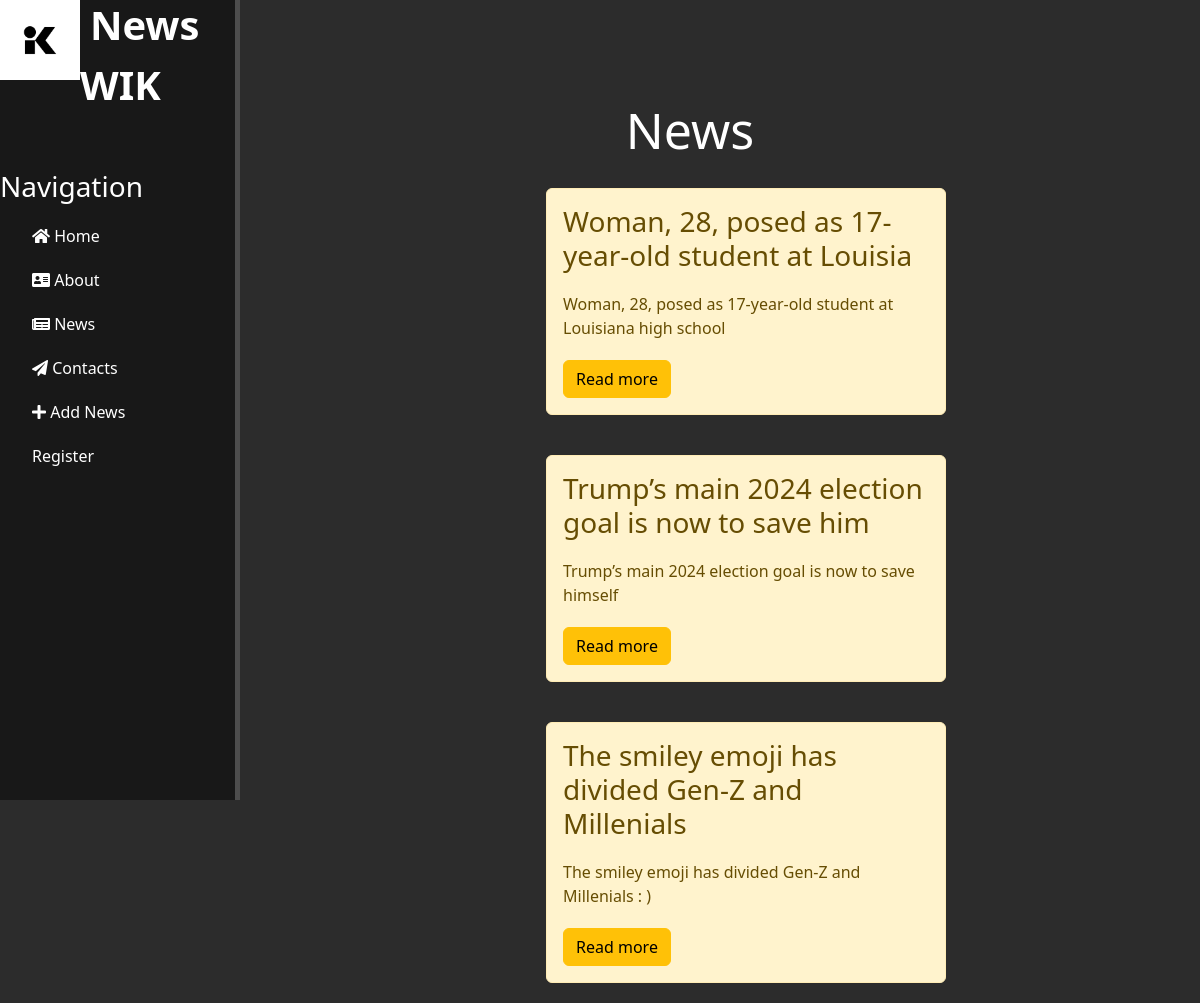
Page /news/ on the committed database.
### news/models.py (models this page shows, shortened)
class Article(models.Model):
    title = models.CharField('Title',max_length=50, default='My Title')
    intro = models.CharField('Introduction', max_length=250)
    full_text = models.TextField('Article')
    date = models.DateTimeField('Publication date')

### news/views.py (the view)
def news_home(request):
    news = Article.objects.order_by('-date')
    return render(request, 'news/news_home.html', {'news' : news})

### news/templates/news/news_home.html (shortened to what this page needs)
{% extends 'main/layout.html' %}
{% block content %}
    <div class="features">
        <h1>News </h1>
        {% if news %}
        {% for el in news %}
        <div class="alert alert-warning">
            <h3>{{ el.title }}</h3>
            <p> {{ el.intro }}</p>
            <a href="{% url 'news-detail' el.id %}" class="btn btn-warning">Read more</a>
        </div>
        {% endfor %}
        {% else %}
            <p>No articles yet</p>
        {% endif %}
    </div>
{% endblock %}

### main/templates/main/layout.html (shortened to what this page needs)
{% load static %}
<!DOCTYPE html>
<html lang="en">
<head>
    <link rel="stylesheet" href="https://cdn.jsdelivr.net/npm/bootstrap@5.2.3/dist/css/bootstrap.min.css">
    <link rel="stylesheet" href="{% static 'main/css/main.css' %}">
    <link rel="stylesheet" href="https://use.fontawesome.com/releases/v5.8.2/css/all.css">
</head>
<body>
  <aside>
    <img src="{% static 'main/img/logo.jpg' %}" alt="logo">
    <span class="logo">News WIK</span>
    <h3>Navigation</h3>
    <ul>
        <li>
            <a href="{% url 'home' %}">
                <i class="fas fa-home"></i> Home
            </a>
        </li>
        <li>
          <a href="{% url 'about' %}">
            <i class="fas fa-address-card"></i> About
          </a>
      </li>
        <li>
            <a href="{% url 'news_home' %}">
                <i class="fas fa-newspaper"></i> News
            </a>
        </li>
        <li>
            <a href="#">
                <i class="fas fa-paper-plane"></i> Contacts
            </a>
        </li>
        <li>
          <a href="{% url 'create' %}">
              <i class="fas fa-plus"></i> Add News
          </a>
      </li>
      <li>
        <a href="{% url 'register' %}">
             Register
        </a>
    </li>
    </ul>
</aside>
  <main>
    {% block content %}
    {% endblock %}
  </main>
</body>
</html>

### static/main/css/main.css (style rules this page uses)
body { background: #2c2c2c; }
aside { float: left; background: #181818; width: 20%; padding: 2,5%; height: 100vh; color: #fff; border-right: 5px solid #4d4d4d; }
aside img { width: 80px; height: 80px; float: left; }
aside .logo { font-size: 40px; margin-left: 10px; font-weight: bold; position: relative; top: -5px; }
aside h3 { margin-top: 50px; font-size: 28px; }
aside ul { list-style: none; }
aside ul li { display: block; margin-top: 20px; transition: transform .6s ease; }
aside ul li a { color: #fff; text-decoration: none; }
main .features { float: left; color: #fff; margin-top: 100px; text-align: center; width: 75%; }
main .features h1 { font-size: 50px; }
main .features p { max-width: 400px; margin: 20px auto; }
.alert-warning { float: left; clear: both; width: 400px; margin: 20px 34%; text-align: left; }

### rows in the picture
Article: title "Woman, 28, posed as 17-year-old student at Louisia", intro "Woman, 28, posed as 17-year-old student at Louisiana high school"
Article: title "Trump’s main 2024 election goal is now to save him", intro "Trump’s main 2024 election goal is now to save himself"
Article: title "The smiley emoji has divided Gen-Z and Millenials", intro "The smiley emoji has divided Gen-Z and Millenials : )"
